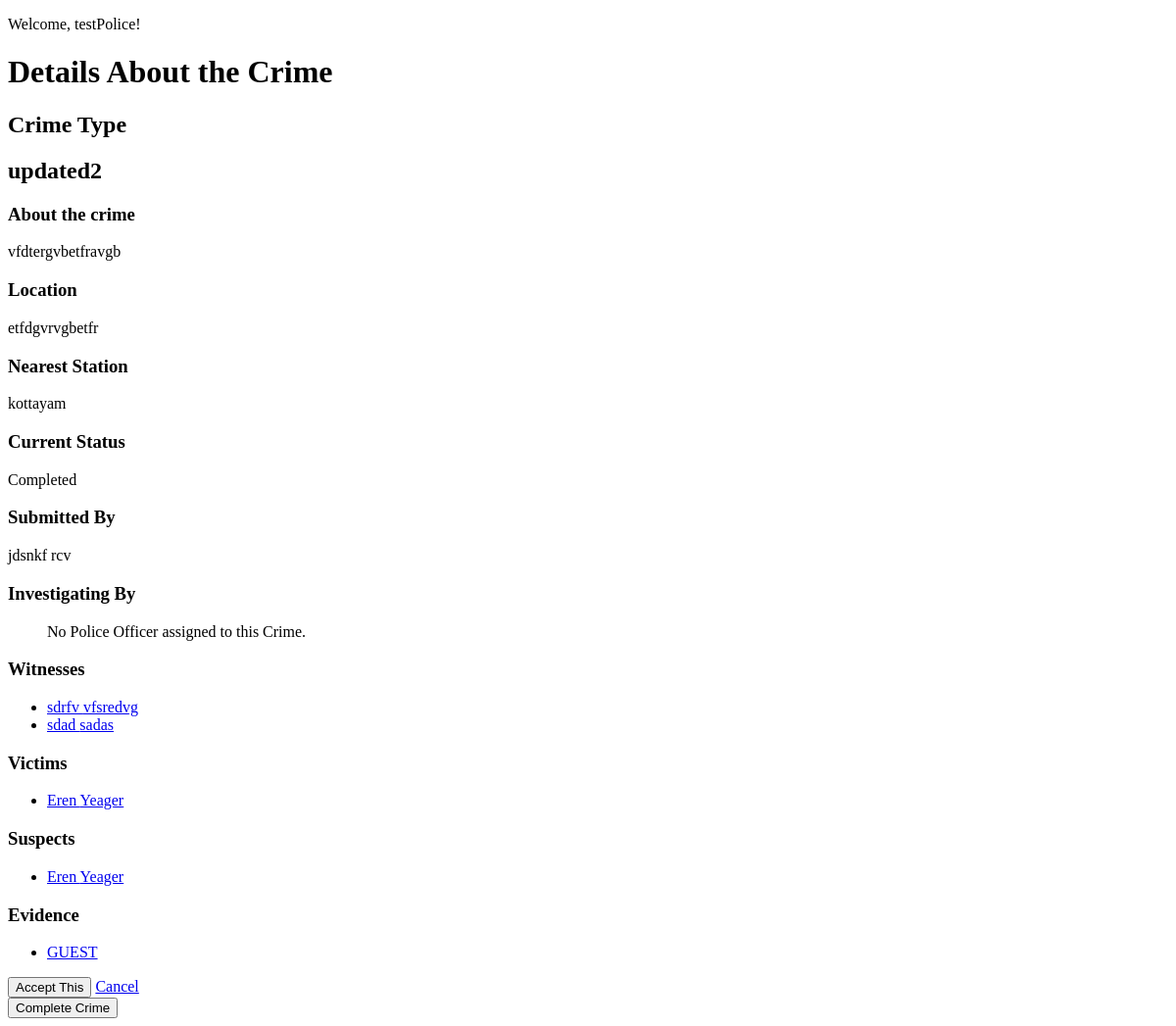
Before: /police/crimeDetail/2 (signed in) with the older database file.
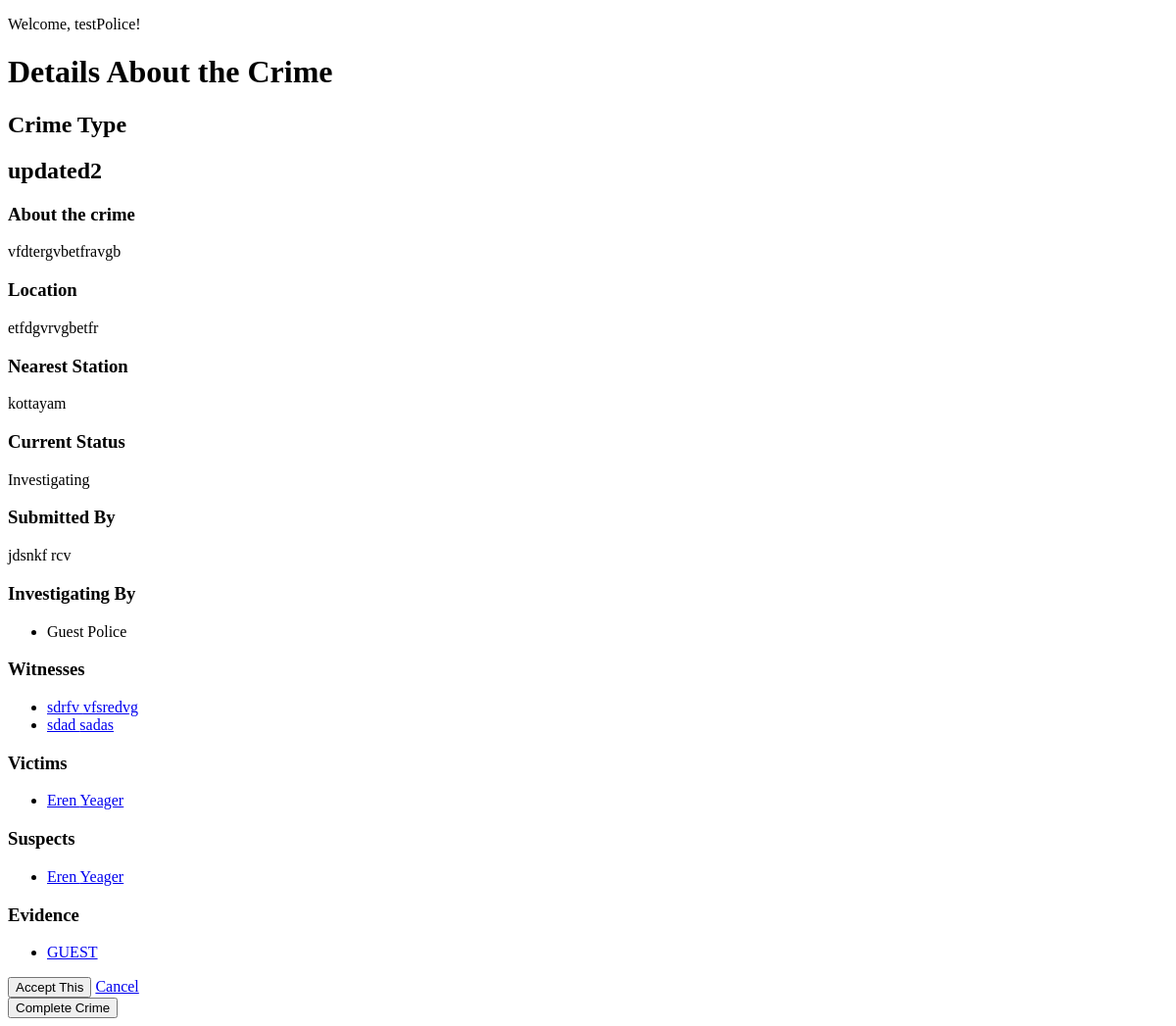
After: the same page with the newer database file.
### police/models.py (models this page shows, shortened)
class Crime(models.Model):
    statusChoice = [
        ("Completed", "Completed"),
        ("Investigating", "Investigating"),
        ("Request Pending", "Request Pending"),
    ]
    crime_type = models.CharField(max_length=50)
    description = models.TextField()
    location = models.CharField(max_length=50)
    station = models.ForeignKey(Station, on_delete=models.CASCADE)
    status = models.CharField(max_length=50, choices=statusChoice)
    submitted_by = models.ForeignKey(CivilianModel, on_delete=models.CASCADE)

class Witness(models.Model):
    genderChoice = [("M", "Male"), ("F", "Female")]
    first_name = models.CharField(max_length=50)
    last_name = models.CharField(max_length=50)
    statement = models.TextField()
    phone_number = models.CharField(max_length=15)
    gender = models.CharField(max_length=10, choices=genderChoice)
    street = models.CharField(max_length=50)
    city = models.CharField(max_length=50)
    state = models.CharField(max_length=50)
    crime = models.ForeignKey(Crime, on_delete=models.CASCADE)
    added_by = models.ForeignKey(PoliceModel, on_delete=models.CASCADE, null=True)

class Victim(models.Model):
    genderChoice = [("M", "Male"), ("F", "Female")]
    first_name = models.CharField(max_length=50)
    last_name = models.CharField(max_length=50)
    street = models.CharField(max_length=50)
    city = models.CharField(max_length=50)
    state = models.CharField(max_length=50)
    phone_number = models.CharField(max_length=15)
    gender = models.CharField(max_length=10, choices=genderChoice)
    date_of_birth = models.DateField()
    crime = models.ForeignKey(Crime, on_delete=models.CASCADE)
    added_by = models.ForeignKey(PoliceModel, on_delete=models.CASCADE, null=True)

class Suspect(models.Model):
    genderChoice = [("M", "Male"), ("F", "Female")]
    first_name = models.CharField(max_length=50)
    last_name = models.CharField(max_length=50)
    street = models.CharField(max_length=50)
    city = models.CharField(max_length=50)
    state = models.CharField(max_length=50)
    phone_number = models.CharField(max_length=15)
    gender = models.CharField(max_length=10, choices=genderChoice)
    date_of_birth = models.DateField()
    crime = models.ForeignKey(Crime, on_delete=models.CASCADE)
    added_by = models.ForeignKey(PoliceModel, on_delete=models.CASCADE, null=True)

class Evidence(models.Model):
    name = models.CharField(max_length=50)
    crime = models.ForeignKey(Crime, on_delete=models.CASCADE)
    date = models.DateField(default=timezone.now)
    description = models.TextField()
    added_by = models.ForeignKey(PoliceModel, on_delete=models.CASCADE, null=True)

class Station(models.Model):
    location = models.CharField(max_length=100)
    number_of_officers = models.PositiveIntegerField(default=0)
    phone_number = models.CharField(max_length=15)
    def __str__(self):
        return self.location

class PoliceModel(models.Model):
    user = models.OneToOneField(CustomUser, on_delete=models.CASCADE)
    rank = models.CharField(max_length=20)
    department = models.CharField(max_length=50)
    first_name = models.CharField(max_length=50)
    last_name = models.CharField(max_length=50)
    phone_number = models.CharField(max_length=15)
    station = models.ForeignKey(Station, on_delete=models.CASCADE)
    current_crime = models.ForeignKey(Crime, on_delete=models.CASCADE, null=True)
    add_by = models.ForeignKey(AdminModel, on_delete=models.CASCADE)

### civilian/models.py (models this page shows)
class CivilianModel(models.Model):
    name = models.CharField(max_length=50)
    date_of_birth = models.DateField(null=True, blank=True)
    city = models.CharField(max_length=50)
    street = models.CharField(max_length=50)
    state = models.CharField(max_length=50)
    user = models.OneToOneField(CustomUser, on_delete=models.CASCADE)
    def __str__(self):
        return self.name

### police/views.py (the view)
# urls.py: path("crimeDetail/<int:pk>", views.view_crime_details, name="crime"),
@login_required(login_url="policeLogin")
@user_passes_test(is_police, login_url="policeLogin")
def view_crime_details(
    request, pk
):  # later check if the current police has already selected one crime
    crime = Crime.objects.get(pk=pk)
    if request.method == "POST":
        police = PoliceModel.objects.get(user=request.user)
        if police.current_crime is not None:
            return render(
                request,
                "police_template/confirmCurrentCrimeChange.html",
                {"crime": crime},
            )
        police.current_crime = crime
        police.save()
        crime.status = "Investigating"
        crime.save()
        messages.success(request, f"The crime {crime} has been selected ")
        return redirect("policeHome")
    else:
        police = PoliceModel.objects.filter(current_crime=crime)
        witnesses = Witness.objects.filter(crime=crime)
        victims = Victim.objects.filter(crime=crime)
        suspects = Suspect.objects.filter(crime=crime)
        evidences = Evidence.objects.filter(crime=crime)
        return render(
            request,
            "police_template/crimeDetails.html",
            {
                "crime": crime,
                "police": police,
                "witnesses": witnesses,
                "victims": victims,
                "suspects": suspects,
                "evidences": evidences,
            },
        )

### police/views.py (called while the page is built)
def is_police(user):
    return user.user_type == "Police"

### templates/police_template/crimeDetails.html (shortened to what this page needs)
<!DOCTYPE html>
<html lang="en">
<head>
</head>
<body>
    <p>Welcome, {{request.user.username}}!</p>
    <h1>Details About the Crime</h2>
    <h2>Crime Type</h2>
    <h2>{{crime.crime_type}}</h2>
    <h3>About the crime</h3>
    <p>{{crime.description}}</p>
    <h3>Location</h3>
    <p>{{crime.location}}</p>
    <h3>Nearest Station</h3>
    <p>{{crime.station}}</p>
    <h3>Current Status</h3>
    <p>{{crime.status}}</p>
    <h3>Submitted By</h3>
    <p>{{crime.submitted_by}}</p>
    <h3>Investigating By</h3>
    <ul>
        {% if police %}
            {% for officer in police %}
                <li>{{officer.first_name}} {{officer.last_name}}</li>
            {% endfor %}
        {% else %}
            <p>No Police Officer assigned to this Crime.</p>
        {% endif %}
    </ul>
    <h3>Witnesses</h3>
    <ul>
        {% if witnesses %}
            {% for witness in witnesses %}
                <li><a href="{% url 'witnessDetail' witness.id %}">{{ witness.first_name }} {{ witness.last_name }}</a></li>
            {% endfor %}
        {% else %}
            <p>No witnesses found for this crime.</p>
        {% endif %}
    </ul>
    <h3>Victims</h3>
    <ul>
        {% if victims %}
            {% for victim in victims %}
                <li><a href="{% url 'victimDetail' victim.id %}">{{ victim.first_name }} {{ victim.last_name }}</a></li>
            {% endfor %}
        {% else %}
            <p>No victims found for this crime.</p>
        {% endif %}
    </ul>
    <h3>Suspects</h3>
    <ul>
        {% if suspects %}
            {% for suspect in suspects %}
            <li><a href="{% url 'suspectDetail' suspect.id %}">{{ suspect.first_name }} {{ suspect.last_name }}</a></li>
            {% endfor %}
        {% else %}
            <p>No suspects found for this crime.</p>
        {% endif %}
    </ul>
    <h3>Evidence</h3>
    <ul>
        {% if evidences %}
            {% for evidence in evidences %}
                <li><a href="{% url 'evidenceDetail' evidence.id %}">{{ evidence.name }}</li></a>
            {% endfor %}
        {% else %}
            <p>No evidence found for this crime.</p>
        {% endif %}
    </ul>
    <form method="Post",action="">{% csrf_token %}
        <input type="submit" value="Accept This">
        <a href="{% url 'pendingCrimes' %}">Cancel </a>
    </form>
    <a href= "{% url 'completeCrime' %}"><button>Complete Crime</button></a>
</body>
</html>

Changed rows visible on the page:
changed Crime "updated2": status "Completed" → "Investigating"
now on this page (row edited): PoliceModel: first_name "Guest", last_name "Police"
Other visible differences:
text no longer shown: "No Police Officer assigned to this Crime."
